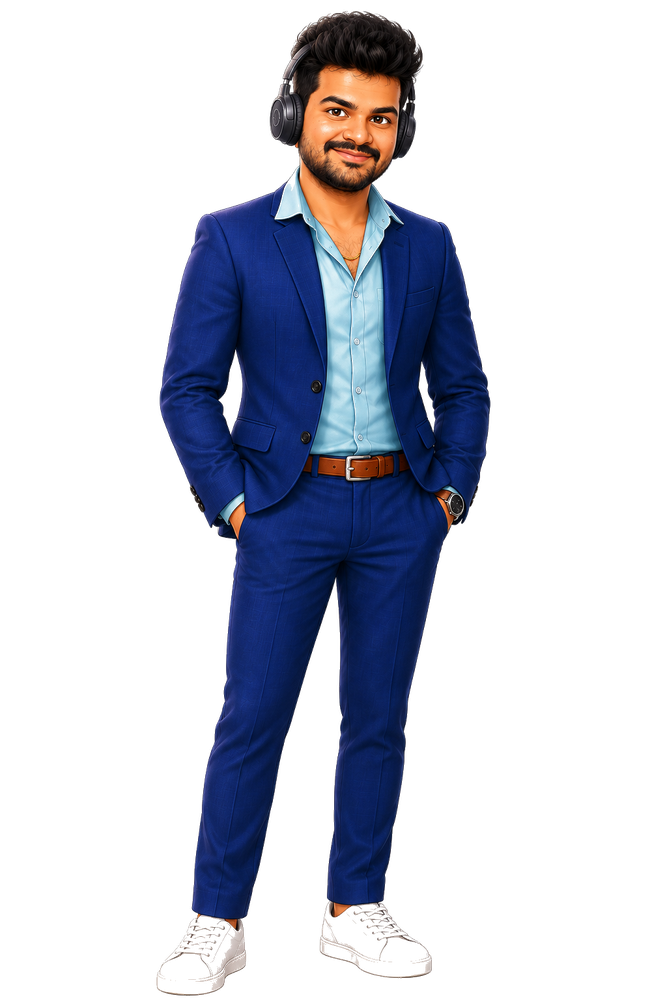
#> input picture multi-agent-system/assets/pattu.png, 667 x 1000 px, shrunk from 1024 x 1536 before the run
$ python remove_bg.py
#> lines starting #> are read from the running program, lines starting #| are printed output that depends on the picture; after the words box and inside, x2 and y2 are one past the last pixel; in counts of white or black regions, pixels touching at a corner belong together
#> in main, img is the input picture: PIL image 667x1000 RGBA; mean R, G, B, A 14.5, 17.6, 28.7, 67.3
#|   Size: (667, 1000), Mode: RGBA
"""
remove_bg.py — removes the dark background from assets/pattu.png
Run after saving the image: python remove_bg.py
Outputs: assets/pattu_transparent.png (use this as your mascot)
"""
from pathlib import Path
from PIL import Image
import numpy as np

INPUT  = Path("assets/pattu.png")
OUTPUT = Path("assets/pattu_transparent.png")


def remove_dark_background(img: Image.Image, threshold: int = 60, feather: int = 8) -> Image.Image:
    """Makes dark/black pixels transparent with smooth feathering at the edges."""
#> called with threshold = 60, feather = 8
    rgba = img.convert("RGBA")
    data = np.array(rgba, dtype=np.float32)

    r, g, b, a = data[..., 0], data[..., 1], data[..., 2], data[..., 3]
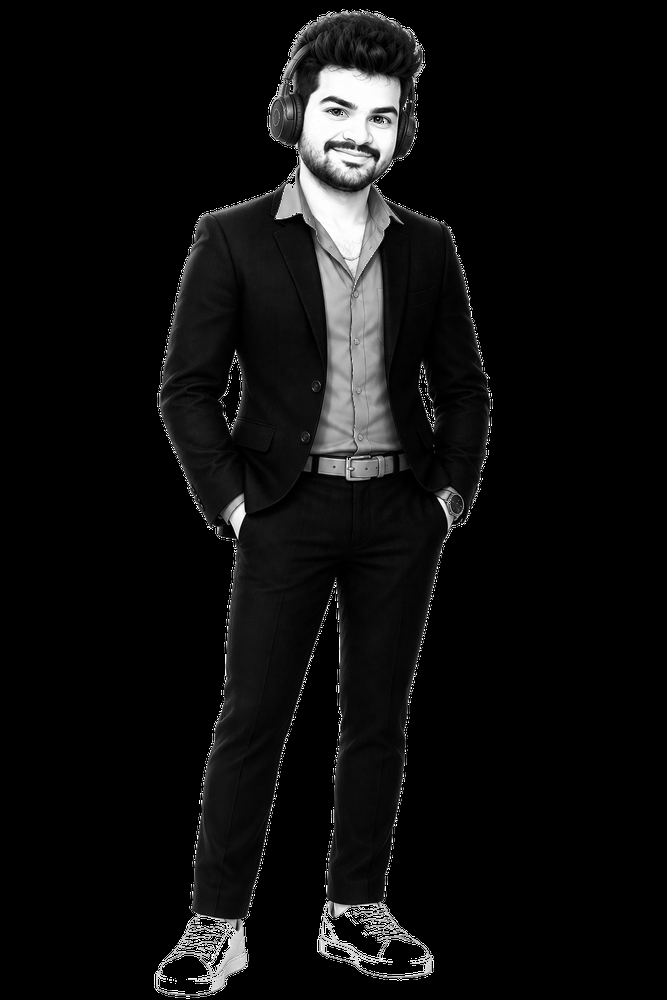
#> r: shape (1000, 667) float32; min 0, max 255, mean 14.5
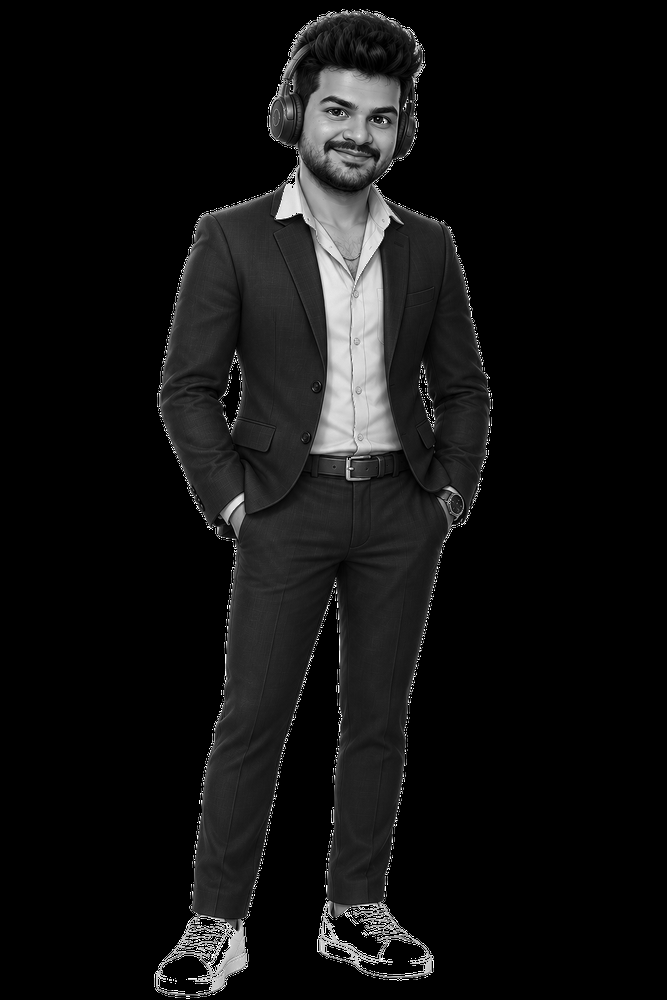
#> g: shape (1000, 667) float32; min 0, max 255, mean 17.6
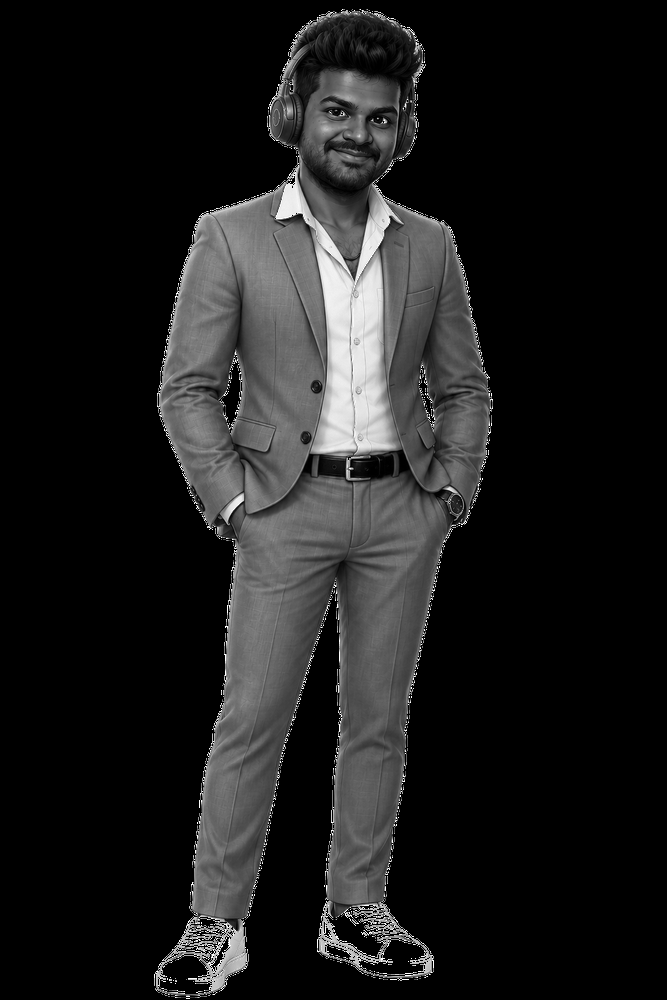
#> b: shape (1000, 667) float32; min 0, max 255, mean 28.7

    # Brightness of each pixel (0–255)
    brightness = (r * 0.299 + g * 0.587 + b * 0.114)

    # Also detect the blue glow (dark blue is still background)
    is_blue_glow = (b > r * 1.5) & (b > g * 1.1) & (brightness < 120)
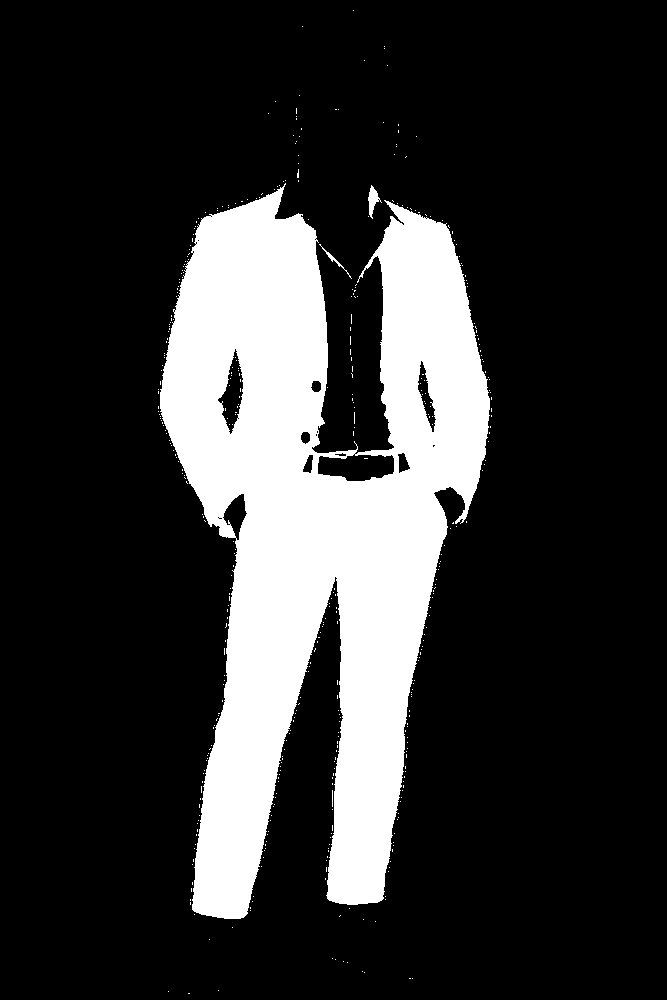
#> is_blue_glow: shape (1000, 667) bool; 19.9% white; 438 white regions (435 under 20 px), largest, box (x1, y1, x2, y2) and area: (160, 183, 490, 919) 131734, (368, 185, 382, 219) 202, (319, 244, 352, 279) 89

    # Combine: dark pixels OR blue-glow pixels → transparent
    is_bg = (brightness < threshold) | is_blue_glow
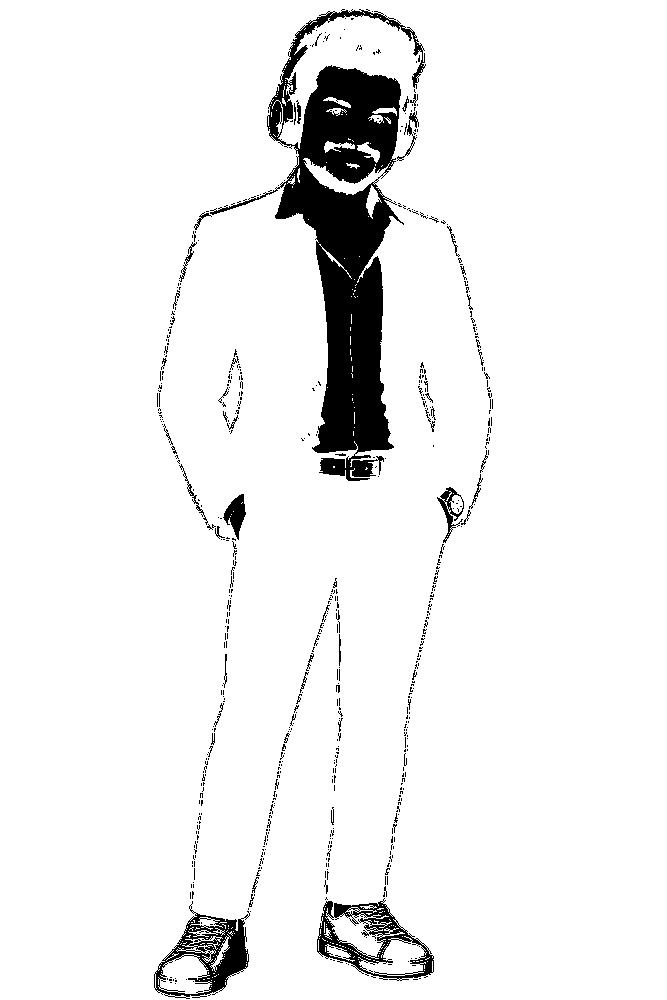
#> is_bg: shape (1000, 667) bool; 93.8% white; 565 black regions (509 under 20 px), largest, box (x1, y1, x2, y2) and area: (210, 9, 426, 481) 29453, (154, 901, 250, 999) 3266, (317, 898, 434, 981) 2985

    # Feather: pixels near the edge fade out instead of hard-cut
    alpha_scale = np.clip((brightness - threshold + feather) / feather, 0.0, 1.0)
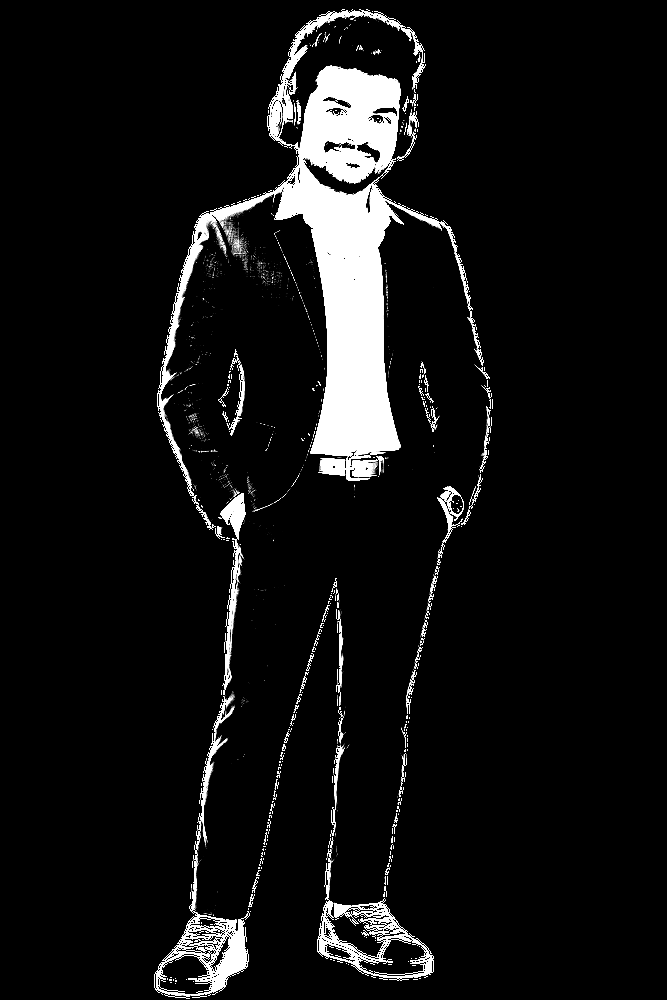
#> alpha_scale: shape (1000, 667) float32; min 0, max 1, mean 0.0747
    alpha_scale[is_bg] = 0.0

    data[..., 3] = (a * alpha_scale).astype(np.uint8)
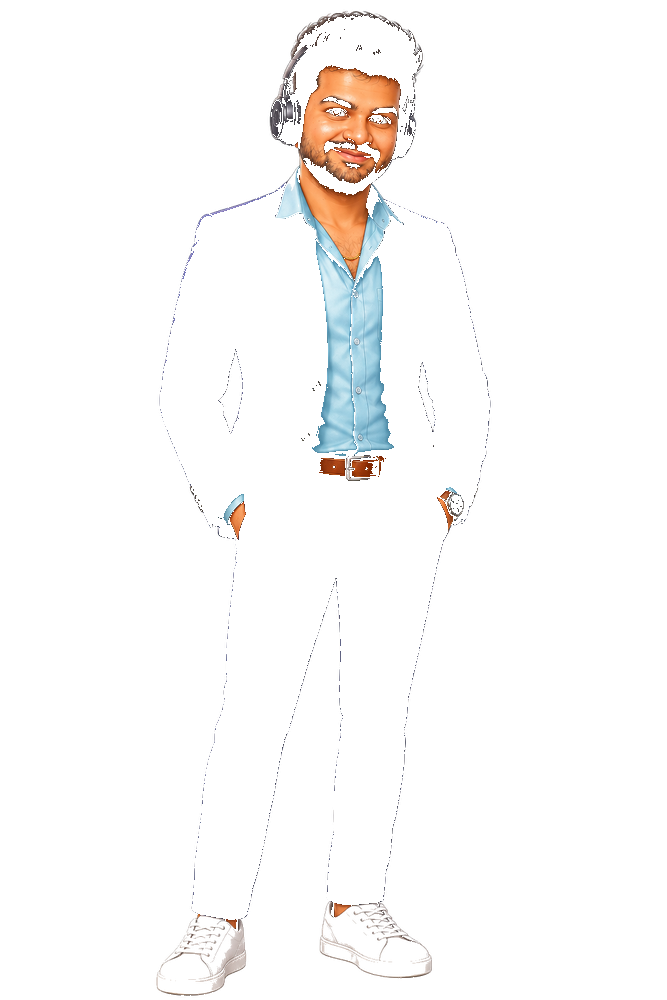
#> data: shape (1000, 667, 4) float32; mean R, G, B, A 14.5, 17.6, 28.7, 12.5; transparent parts drawn white

    return Image.fromarray(data.astype(np.uint8), "RGBA")


def main():
    if not INPUT.exists():
        print(f"ERROR: {INPUT} not found. Save the Pattu image there first.")
        return

    print(f"Loading {INPUT} ...")
    img = Image.open(INPUT)
    print(f"  Size: {img.size}, Mode: {img.mode}")

    result = remove_dark_background(img)
    OUTPUT.parent.mkdir(parents=True, exist_ok=True)
    result.save(OUTPUT, "PNG")
    print(f"Saved transparent version → {OUTPUT}")
    print()
    print("Now update your .env or rename the file:")
    print(f"  rename {OUTPUT} → assets/pattu.png")
    print("  (or the mascot widget will pick up pattu_transparent.png if you rename it)")


if __name__ == "__main__":
    main()
